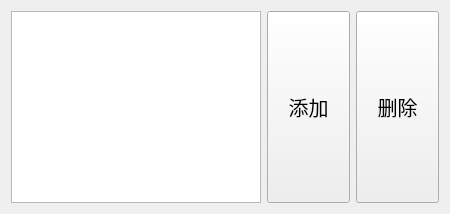
               <widget class="QWidget" name="widgetAddAndDeleteCmd" native="true">
                <layout class="QGridLayout" name="gridLayout_8" columnstretch="6,2,2">
                 <item row="0" column="2">
                  <widget class="QPushButton" name="buttonDeleteCmd">
                   <property name="sizePolicy">
                    <sizepolicy hsizetype="Minimum" vsizetype="Expanding">
                     <horstretch>0</horstretch>
                     <verstretch>0</verstretch>
                    </sizepolicy>
                   </property>
                   <property name="font">
                    <font>
                     <pointsize>15</pointsize>
                    </font>
                   </property>
                   <property name="text">
                    <string>删除</string>
                   </property>
                  </widget>
                 </item>
                 <item row="0" column="1">
                  <widget class="QPushButton" name="buttonAddCmd">
                   <property name="sizePolicy">
                    <sizepolicy hsizetype="Minimum" vsizetype="Expanding">
                     <horstretch>0</horstretch>
                     <verstretch>0</verstretch>
                    </sizepolicy>
                   </property>
                   <property name="font">
                    <font>
                     <pointsize>15</pointsize>
                    </font>
                   </property>
                   <property name="text">
                    <string>添加</string>
                   </property>
                  </widget>
                 </item>
                 <item row="0" column="0">
                  <widget class="QTableWidget" name="tableWidgetManualIOName">
                   <attribute name="horizontalHeaderVisible">
                    <bool>false</bool>
                   </attribute>
                   <attribute name="horizontalHeaderStretchLastSection">
                    <bool>false</bool>
                   </attribute>
                   <attribute name="verticalHeaderVisible">
                    <bool>false</bool>
                   </attribute>
                   <attribute name="verticalHeaderStretchLastSection">
                    <bool>false</bool>
                   </attribute>
                  </widget>
                 </item>
                </layout>
               </widget>
